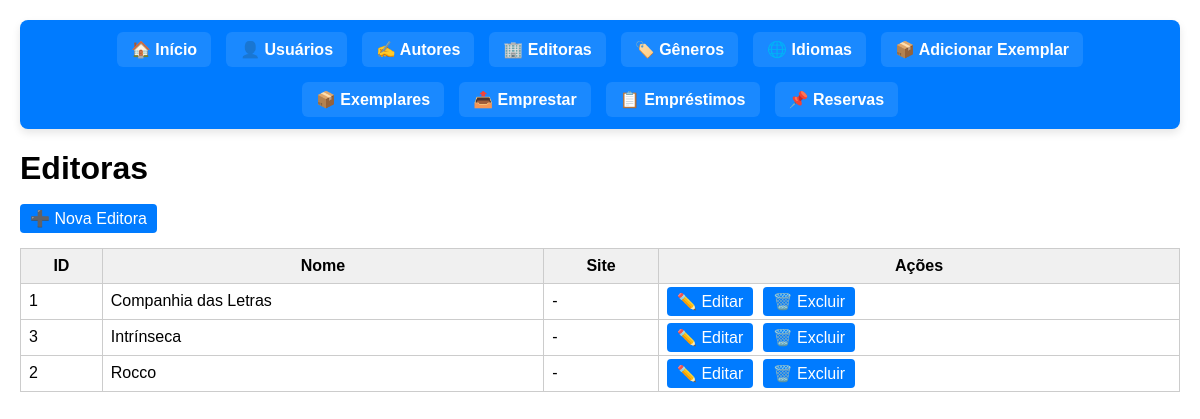
Screenshot of /editoras.php with the database file from the repository.
### tables this page shows
CREATE TABLE `editoras` (
  `id` int(11) NOT NULL,
  `nome` varchar(100) NOT NULL,
  `site` varchar(255) DEFAULT NULL
);

### editoras.php (the view, shortened to what this page needs)
<?php
require 'config.php';
$result = $conn->query("SELECT * FROM editoras ORDER BY nome ASC");
?>
<!DOCTYPE html>
<html lang="pt-BR">
<head>
</head>
<body>
    <?php include 'menu.php'; ?>
    <h1>Editoras</h1>
    <p><a href="adicionar_editora.php" class="btn">➕ Nova Editora</a></p>
    <?php if ($result && $result->num_rows > 0): ?>
        <table>
            <thead>
                <tr>
                    <th>ID</th>
                    <th>Nome</th>
                    <th>Site</th>
                    <th>Ações</th>
                </tr>
            </thead>
            <tbody>
            <?php while ($row = $result->fetch_assoc()): ?>
                <tr>
                    <td><?= $row['id'] ?></td>
                    <td><?= htmlspecialchars($row['nome']) ?></td>
                    <td>
                        <?php if (!empty($row['site'])): ?>
                            <a href="<?= htmlspecialchars($row['site']) ?>" target="_blank">
                                <?= htmlspecialchars($row['site']) ?>
                            </a>
                        <?php else: ?>
                            -
                        <?php endif; ?>
                    </td>
                    <td>
                        <a href="editar_editora.php?id=<?= $row['id'] ?>" class="btn">✏️ Editar</a>
                        <a href="editoras.php?excluir=<?= $row['id'] ?>" class="btn" onclick="return confirm('Excluir esta editora?')">🗑️ Excluir</a>
                    </td>
                </tr>
            <?php endwhile; ?>
            </tbody>
        </table>
    <?php else: ?>
        <p>Nenhuma editora cadastrada.</p>
    <?php endif; ?>
</body>
</html>

### editoras.php (style rules this page uses)
body { font-family: Arial, sans-serif; margin: 20px; }
table { border-collapse: collapse; width: 100%; margin-top: 20px; }
th, td { border: 1px solid #ccc; padding: 8px; }
th { background-color: #f0f0f0; }
a.btn { text-decoration: none; padding: 6px 10px; background-color: #007bff; color: white; border-radius: 4px; margin-right: 5px; }

### rows the page displays
editoras: id "1", nome "Companhia das Letras"
editoras: id "3", nome "Intrínseca"
editoras: id "2", nome "Rocco"
